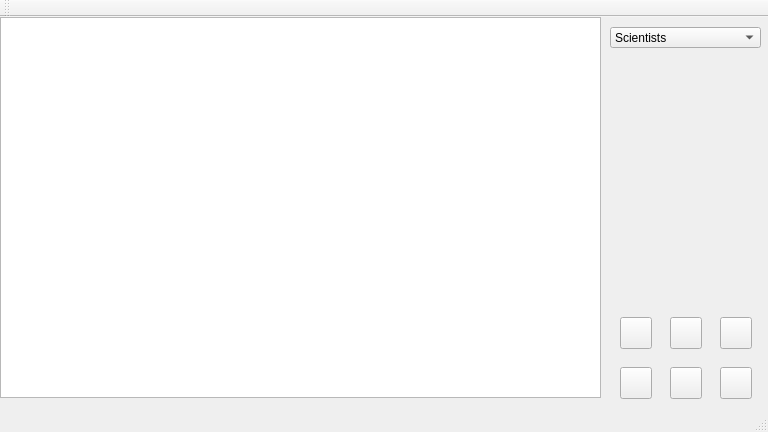
<?xml version="1.0" encoding="UTF-8"?>
<ui version="4.0">
 <class>GUI</class>
 <widget class="QMainWindow" name="GUI">
  <property name="geometry">
   <rect>
    <x>0</x>
    <y>0</y>
    <width>768</width>
    <height>432</height>
   </rect>
  </property>
  <property name="minimumSize">
   <size>
    <width>0</width>
    <height>0</height>
   </size>
  </property>
  <property name="maximumSize">
   <size>
    <width>1200</width>
    <height>1200</height>
   </size>
  </property>
  <property name="windowTitle">
   <string>GUI</string>
  </property>
  <widget class="QWidget" name="centralWidget">
   <widget class="QPushButton" name="Add">
    <property name="geometry">
     <rect>
      <x>620</x>
      <y>300</y>
      <width>32</width>
      <height>32</height>
     </rect>
    </property>
    <property name="cursor">
     <cursorShape>PointingHandCursor</cursorShape>
    </property>
    <property name="mouseTracking">
     <bool>true</bool>
    </property>
    <property name="toolTip">
     <string>Add new entry</string>
    </property>
    <property name="toolTipDuration">
     <number>999999999</number>
    </property>
    <property name="text">
     <string/>
    </property>
    <property name="icon">
     <iconset resource="icons.qrc">
      <normaloff>:/new/Icons/Icons/Add.svg</normaloff>:/new/Icons/Icons/Add.svg</iconset>
    </property>
    <property name="iconSize">
     <size>
      <width>30</width>
      <height>30</height>
     </size>
    </property>
   </widget>
   <widget class="QTableWidget" name="mainTable">
    <property name="geometry">
     <rect>
      <x>0</x>
      <y>0</y>
      <width>601</width>
      <height>381</height>
     </rect>
    </property>
   </widget>
   <widget class="QComboBox" name="comboBox">
    <property name="geometry">
     <rect>
      <x>610</x>
      <y>10</y>
      <width>151</width>
      <height>21</height>
     </rect>
    </property>
    <property name="cursor">
     <cursorShape>PointingHandCursor</cursorShape>
    </property>
    <item>
     <property name="text">
      <string>Scientists</string>
     </property>
     <property name="icon">
      <iconset resource="icons.qrc">
       <normaloff>:/new/Icons/Icons/Scientists.svg</normaloff>:/new/Icons/Icons/Scientists.svg</iconset>
     </property>
    </item>
    <item>
     <property name="text">
      <string>Computers</string>
     </property>
     <property name="icon">
      <iconset resource="icons.qrc">
       <normaloff>:/new/Icons/Icons/Computers.svg</normaloff>:/new/Icons/Icons/Computers.svg</iconset>
     </property>
    </item>
    <item>
     <property name="text">
      <string>Favorite Scientists</string>
     </property>
     <property name="icon">
      <iconset resource="icons.qrc">
       <normaloff>:/new/Icons/Icons/Favorite.svg</normaloff>:/new/Icons/Icons/Favorite.svg</iconset>
     </property>
    </item>
    <item>
     <property name="text">
      <string>Favorite Computer</string>
     </property>
     <property name="icon">
      <iconset resource="icons.qrc">
       <normaloff>:/new/Icons/Icons/Favorite.svg</normaloff>:/new/Icons/Icons/Favorite.svg</iconset>
     </property>
    </item>
   </widget>
   <widget class="QPushButton" name="Remove">
    <property name="geometry">
     <rect>
      <x>720</x>
      <y>300</y>
      <width>32</width>
      <height>32</height>
     </rect>
    </property>
    <property name="cursor">
     <cursorShape>PointingHandCursor</cursorShape>
    </property>
    <property name="mouseTracking">
     <bool>true</bool>
    </property>
    <property name="toolTip">
     <string>Remove entry</string>
    </property>
    <property name="toolTipDuration">
     <number>999999999</number>
    </property>
    <property name="text">
     <string/>
    </property>
    <property name="icon">
     <iconset resource="icons.qrc">
      <normaloff>:/new/Icons/Icons/remove.svg</normaloff>:/new/Icons/Icons/remove.svg</iconset>
    </property>
    <property name="iconSize">
     <size>
      <width>30</width>
      <height>30</height>
     </size>
    </property>
   </widget>
   <widget class="QPushButton" name="Edit">
    <property name="geometry">
     <rect>
      <x>670</x>
      <y>300</y>
      <width>32</width>
      <height>32</height>
     </rect>
    </property>
    <property name="cursor">
     <cursorShape>PointingHandCursor</cursorShape>
    </property>
    <property name="mouseTracking">
     <bool>true</bool>
    </property>
    <property name="toolTip">
     <string>Edit entry</string>
    </property>
    <property name="toolTipDuration">
     <number>999999999</number>
    </property>
    <property name="text">
     <string/>
    </property>
    <property name="icon">
     <iconset resource="icons.qrc">
      <normaloff>:/new/Icons/Icons/Edit.svg</normaloff>:/new/Icons/Icons/Edit.svg</iconset>
    </property>
    <property name="iconSize">
     <size>
      <width>30</width>
      <height>30</height>
     </size>
    </property>
   </widget>
   <widget class="QPushButton" name="Search">
    <property name="geometry">
     <rect>
      <x>620</x>
      <y>350</y>
      <width>32</width>
      <height>32</height>
     </rect>
    </property>
    <property name="cursor">
     <cursorShape>PointingHandCursor</cursorShape>
    </property>
    <property name="mouseTracking">
     <bool>true</bool>
    </property>
    <property name="toolTip">
     <string>Search entries</string>
    </property>
    <property name="toolTipDuration">
     <number>999999999</number>
    </property>
    <property name="text">
     <string/>
    </property>
    <property name="icon">
     <iconset resource="icons.qrc">
      <normaloff>:/new/Icons/Icons/Search.svg</normaloff>:/new/Icons/Icons/Search.svg</iconset>
    </property>
    <property name="iconSize">
     <size>
      <width>30</width>
      <height>30</height>
     </size>
    </property>
   </widget>
   <widget class="QPushButton" name="Fostudagur">
    <property name="geometry">
     <rect>
      <x>720</x>
      <y>350</y>
      <width>32</width>
      <height>32</height>
     </rect>
    </property>
    <property name="cursor">
     <cursorShape>PointingHandCursor</cursorShape>
    </property>
    <property name="mouseTracking">
     <bool>true</bool>
    </property>
    <property name="toolTip">
     <string>Press for disco </string>
    </property>
    <property name="toolTipDuration">
     <number>999999999</number>
    </property>
    <property name="text">
     <string/>
    </property>
    <property name="icon">
     <iconset resource="icons.qrc">
      <normaloff>:/new/Icons/Icons/fostudagur.svg</normaloff>:/new/Icons/Icons/fostudagur.svg</iconset>
    </property>
    <property name="iconSize">
     <size>
      <width>30</width>
      <height>30</height>
     </size>
    </property>
   </widget>
   <widget class="QPushButton" name="Favorite">
    <property name="geometry">
     <rect>
      <x>670</x>
      <y>350</y>
      <width>32</width>
      <height>32</height>
     </rect>
    </property>
    <property name="cursor">
     <cursorShape>PointingHandCursor</cursorShape>
    </property>
    <property name="mouseTracking">
     <bool>true</bool>
    </property>
    <property name="toolTip">
     <string>Add entry to favorites</string>
    </property>
    <property name="toolTipDuration">
     <number>999999999</number>
    </property>
    <property name="text">
     <string/>
    </property>
    <property name="icon">
     <iconset resource="icons.qrc">
      <normaloff>:/new/Icons/Icons/Favorite.svg</normaloff>:/new/Icons/Icons/Favorite.svg</iconset>
    </property>
    <property name="iconSize">
     <size>
      <width>30</width>
      <height>30</height>
     </size>
    </property>
   </widget>
  </widget>
  <widget class="QMenuBar" name="menuBar">
   <property name="geometry">
    <rect>
     <x>0</x>
     <y>0</y>
     <width>768</width>
     <height>21</height>
    </rect>
   </property>
  </widget>
  <widget class="QToolBar" name="mainToolBar">
   <attribute name="toolBarArea">
    <enum>TopToolBarArea</enum>
   </attribute>
   <attribute name="toolBarBreak">
    <bool>false</bool>
   </attribute>
  </widget>
  <widget class="QStatusBar" name="statusBar"/>
 </widget>
 <layoutdefault spacing="6" margin="11"/>
 <resources>
  <include location="icons.qrc"/>
 </resources>
 <connections/>
</ui>
